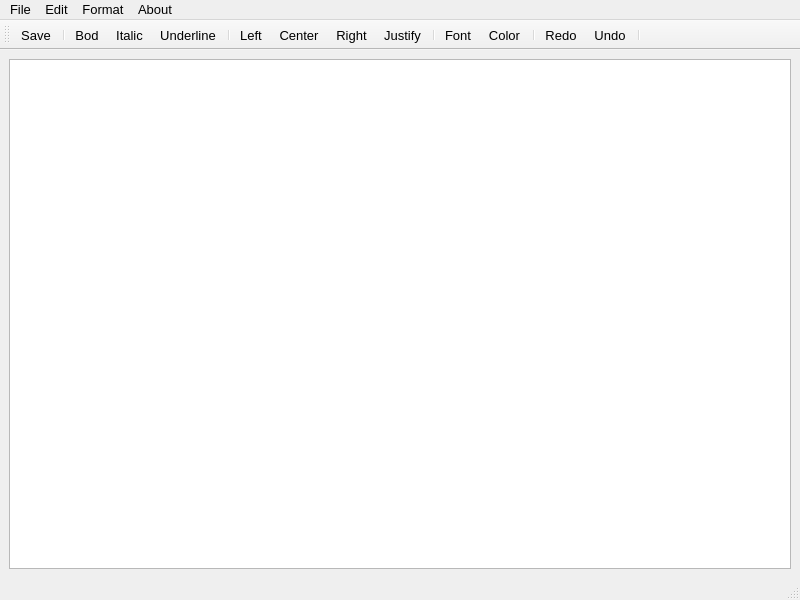
<?xml version="1.0" encoding="UTF-8"?>
<ui version="4.0">
 <class>MainWindow</class>
 <widget class="QMainWindow" name="MainWindow">
  <property name="geometry">
   <rect>
    <x>0</x>
    <y>0</y>
    <width>800</width>
    <height>600</height>
   </rect>
  </property>
  <property name="minimumSize">
   <size>
    <width>500</width>
    <height>600</height>
   </size>
  </property>
  <property name="windowTitle">
   <string>NotePad HB2102</string>
  </property>
  <widget class="QWidget" name="centralwidget">
   <layout class="QVBoxLayout" name="verticalLayout">
    <item>
     <widget class="QTextEdit" name="textEdit"/>
    </item>
   </layout>
  </widget>
  <widget class="QMenuBar" name="menubar">
   <property name="geometry">
    <rect>
     <x>0</x>
     <y>0</y>
     <width>800</width>
     <height>21</height>
    </rect>
   </property>
   <property name="font">
    <font>
     <pointsize>10</pointsize>
     <bold>false</bold>
     <strikeout>false</strikeout>
    </font>
   </property>
   <property name="focusPolicy">
    <enum>Qt::WheelFocus</enum>
   </property>
   <property name="styleSheet">
    <string notr="true"/>
   </property>
   <widget class="QMenu" name="menuFile">
    <property name="styleSheet">
     <string notr="true"/>
    </property>
    <property name="title">
     <string>File</string>
    </property>
    <addaction name="actionNew"/>
    <addaction name="actionOpen"/>
    <addaction name="actionSave"/>
    <addaction name="separator"/>
    <addaction name="actionPrint"/>
    <addaction name="actionPrint_preview"/>
    <addaction name="actionExport_PDF"/>
    <addaction name="separator"/>
    <addaction name="actionQuit"/>
   </widget>
   <widget class="QMenu" name="menuEdit">
    <property name="title">
     <string>Edit</string>
    </property>
    <addaction name="actionUndo"/>
    <addaction name="actionRedo"/>
    <addaction name="separator"/>
    <addaction name="actionCut"/>
    <addaction name="actionCopy"/>
    <addaction name="actionPaste"/>
   </widget>
   <widget class="QMenu" name="menuFormat">
    <property name="title">
     <string>Format</string>
    </property>
    <addaction name="actionBod"/>
    <addaction name="actionItalic"/>
    <addaction name="actionUnderline"/>
    <addaction name="separator"/>
    <addaction name="actionLeft"/>
    <addaction name="actionRight"/>
    <addaction name="actionCenter"/>
    <addaction name="actionJustify"/>
    <addaction name="separator"/>
    <addaction name="actionFont"/>
    <addaction name="actionColor"/>
   </widget>
   <widget class="QMenu" name="menuAbout">
    <property name="title">
     <string>About</string>
    </property>
    <addaction name="actionAbout_Us"/>
   </widget>
   <addaction name="menuFile"/>
   <addaction name="menuEdit"/>
   <addaction name="menuFormat"/>
   <addaction name="menuAbout"/>
  </widget>
  <widget class="QStatusBar" name="statusbar"/>
  <widget class="QToolBar" name="toolBar">
   <property name="font">
    <font>
     <pointsize>10</pointsize>
    </font>
   </property>
   <property name="windowTitle">
    <string>toolBar</string>
   </property>
   <property name="styleSheet">
    <string notr="true"/>
   </property>
   <attribute name="toolBarArea">
    <enum>TopToolBarArea</enum>
   </attribute>
   <attribute name="toolBarBreak">
    <bool>false</bool>
   </attribute>
   <addaction name="actionSave"/>
   <addaction name="separator"/>
   <addaction name="actionBod"/>
   <addaction name="actionItalic"/>
   <addaction name="actionUnderline"/>
   <addaction name="separator"/>
   <addaction name="actionLeft"/>
   <addaction name="actionCenter"/>
   <addaction name="actionRight"/>
   <addaction name="actionJustify"/>
   <addaction name="separator"/>
   <addaction name="actionFont"/>
   <addaction name="actionColor"/>
   <addaction name="separator"/>
   <addaction name="actionRedo"/>
   <addaction name="actionUndo"/>
   <addaction name="separator"/>
  </widget>
  <action name="actionNew">
   <property name="icon">
    <iconset resource="images/images.qrc">
     <normaloff>:/images/new_icon.png</normaloff>:/images/new_icon.png</iconset>
   </property>
   <property name="text">
    <string>New</string>
   </property>
   <property name="shortcut">
    <string>Ctrl+N</string>
   </property>
  </action>
  <action name="actionOpen">
   <property name="icon">
    <iconset resource="images/images.qrc">
     <normaloff>:/images/open_icon.png</normaloff>:/images/open_icon.png</iconset>
   </property>
   <property name="text">
    <string>Open</string>
   </property>
   <property name="shortcut">
    <string>Ctrl+O</string>
   </property>
  </action>
  <action name="actionSave">
   <property name="icon">
    <iconset resource="images/images.qrc">
     <normaloff>:/images/save_icon.png</normaloff>:/images/save_icon.png</iconset>
   </property>
   <property name="text">
    <string>Save</string>
   </property>
   <property name="shortcut">
    <string>Ctrl+S</string>
   </property>
  </action>
  <action name="actionPrint">
   <property name="icon">
    <iconset resource="images/images.qrc">
     <normaloff>:/images/print_icon.png</normaloff>:/images/print_icon.png</iconset>
   </property>
   <property name="text">
    <string>Print</string>
   </property>
   <property name="shortcut">
    <string>Ctrl+P</string>
   </property>
  </action>
  <action name="actionPrint_preview">
   <property name="icon">
    <iconset resource="images/images.qrc">
     <normaloff>:/images/print_preview_icon.png</normaloff>:/images/print_preview_icon.png</iconset>
   </property>
   <property name="text">
    <string>Print preview</string>
   </property>
  </action>
  <action name="actionExport_PDF">
   <property name="icon">
    <iconset resource="images/images.qrc">
     <normaloff>:/images/pdf_icon.png</normaloff>:/images/pdf_icon.png</iconset>
   </property>
   <property name="text">
    <string>Export PDF</string>
   </property>
  </action>
  <action name="actionQuit">
   <property name="icon">
    <iconset resource="images/images.qrc">
     <normaloff>:/images/exit_icon.png</normaloff>:/images/exit_icon.png</iconset>
   </property>
   <property name="text">
    <string>Quit</string>
   </property>
   <property name="shortcut">
    <string>Ctrl+Q</string>
   </property>
  </action>
  <action name="actionUndo">
   <property name="icon">
    <iconset resource="images/images.qrc">
     <normaloff>:/images/undo_icon.png</normaloff>:/images/undo_icon.png</iconset>
   </property>
   <property name="text">
    <string>Undo</string>
   </property>
   <property name="shortcut">
    <string>Ctrl+Z</string>
   </property>
  </action>
  <action name="actionRedo">
   <property name="icon">
    <iconset resource="images/images.qrc">
     <normaloff>:/images/next_icon.png</normaloff>:/images/next_icon.png</iconset>
   </property>
   <property name="text">
    <string>Redo</string>
   </property>
   <property name="shortcut">
    <string>Ctrl+Shift+Z</string>
   </property>
  </action>
  <action name="actionCut">
   <property name="icon">
    <iconset resource="images/images.qrc">
     <normaloff>:/images/cut_icon.png</normaloff>:/images/cut_icon.png</iconset>
   </property>
   <property name="text">
    <string>Cut</string>
   </property>
   <property name="shortcut">
    <string>Ctrl+X</string>
   </property>
  </action>
  <action name="actionCopy">
   <property name="icon">
    <iconset resource="images/images.qrc">
     <normaloff>:/images/copy_icon.png</normaloff>:/images/copy_icon.png</iconset>
   </property>
   <property name="text">
    <string>Copy</string>
   </property>
   <property name="shortcut">
    <string>Ctrl+C</string>
   </property>
  </action>
  <action name="actionPaste">
   <property name="icon">
    <iconset resource="images/images.qrc">
     <normaloff>:/images/paste_icon.png</normaloff>:/images/paste_icon.png</iconset>
   </property>
   <property name="text">
    <string>Paste</string>
   </property>
   <property name="shortcut">
    <string>Ctrl+V</string>
   </property>
  </action>
  <action name="actionBod">
   <property name="icon">
    <iconset resource="images/images.qrc">
     <normaloff>:/images/bold_icon2.png</normaloff>:/images/bold_icon2.png</iconset>
   </property>
   <property name="text">
    <string>Bod</string>
   </property>
   <property name="shortcut">
    <string>Ctrl+B</string>
   </property>
  </action>
  <action name="actionItalic">
   <property name="icon">
    <iconset resource="images/images.qrc">
     <normaloff>:/images/italic_icon.png</normaloff>:/images/italic_icon.png</iconset>
   </property>
   <property name="text">
    <string>Italic</string>
   </property>
   <property name="shortcut">
    <string>Ctrl+I</string>
   </property>
  </action>
  <action name="actionUnderline">
   <property name="icon">
    <iconset resource="images/images.qrc">
     <normaloff>:/images/underlinr_icon.png.png</normaloff>:/images/underlinr_icon.png.png</iconset>
   </property>
   <property name="text">
    <string>Underline</string>
   </property>
   <property name="shortcut">
    <string>Ctrl+U</string>
   </property>
  </action>
  <action name="actionLeft">
   <property name="icon">
    <iconset resource="images/images.qrc">
     <normaloff>:/images/left_align_icon.png</normaloff>:/images/left_align_icon.png</iconset>
   </property>
   <property name="text">
    <string>Left</string>
   </property>
   <property name="shortcut">
    <string>Ctrl+Alt+L</string>
   </property>
  </action>
  <action name="actionRight">
   <property name="icon">
    <iconset resource="images/images.qrc">
     <normaloff>:/images/right_align_icon.png</normaloff>:/images/right_align_icon.png</iconset>
   </property>
   <property name="text">
    <string>Right</string>
   </property>
   <property name="shortcut">
    <string>Ctrl+Alt+R</string>
   </property>
  </action>
  <action name="actionCenter">
   <property name="icon">
    <iconset resource="images/images.qrc">
     <normaloff>:/images/cente_icon.png</normaloff>:/images/cente_icon.png</iconset>
   </property>
   <property name="text">
    <string>Center</string>
   </property>
   <property name="shortcut">
    <string>Ctrl+Alt+C</string>
   </property>
  </action>
  <action name="actionJustify">
   <property name="icon">
    <iconset resource="images/images.qrc">
     <normaloff>:/images/justify_icon.png</normaloff>:/images/justify_icon.png</iconset>
   </property>
   <property name="text">
    <string>Justify</string>
   </property>
   <property name="shortcut">
    <string>Ctrl+Alt+J</string>
   </property>
  </action>
  <action name="actionFont">
   <property name="icon">
    <iconset resource="images/images.qrc">
     <normaloff>:/images/font_icon.png</normaloff>:/images/font_icon.png</iconset>
   </property>
   <property name="text">
    <string>Font</string>
   </property>
   <property name="shortcut">
    <string>Alt+F</string>
   </property>
  </action>
  <action name="actionColor">
   <property name="icon">
    <iconset resource="images/images.qrc">
     <normaloff>:/images/colors_icon.png</normaloff>:/images/colors_icon.png</iconset>
   </property>
   <property name="text">
    <string>Color</string>
   </property>
   <property name="shortcut">
    <string>Alt+C</string>
   </property>
  </action>
  <action name="actionAbout_Us">
   <property name="icon">
    <iconset resource="images/images.qrc">
     <normaloff>:/images/about_icon.png</normaloff>:/images/about_icon.png</iconset>
   </property>
   <property name="text">
    <string>About Us</string>
   </property>
  </action>
 </widget>
 <resources>
  <include location="images/images.qrc"/>
 </resources>
 <connections/>
</ui>
